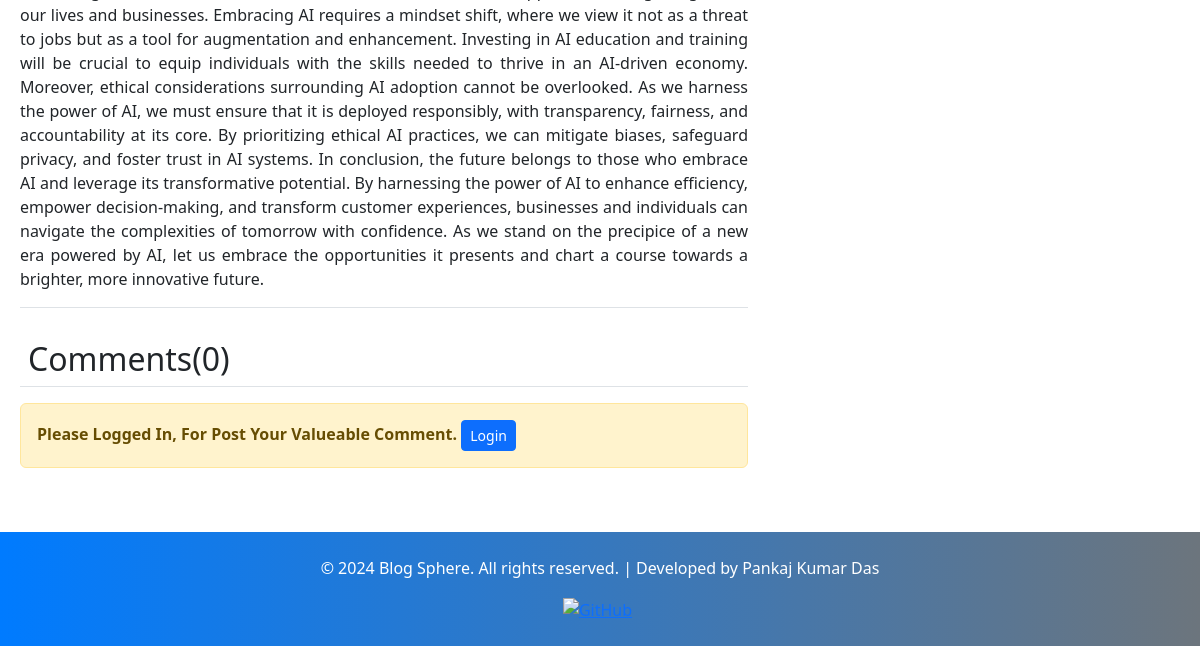
Page /blog/navigating-the-future-embracing-ai-powered-solutions/ (lower part) on the earlier database version.
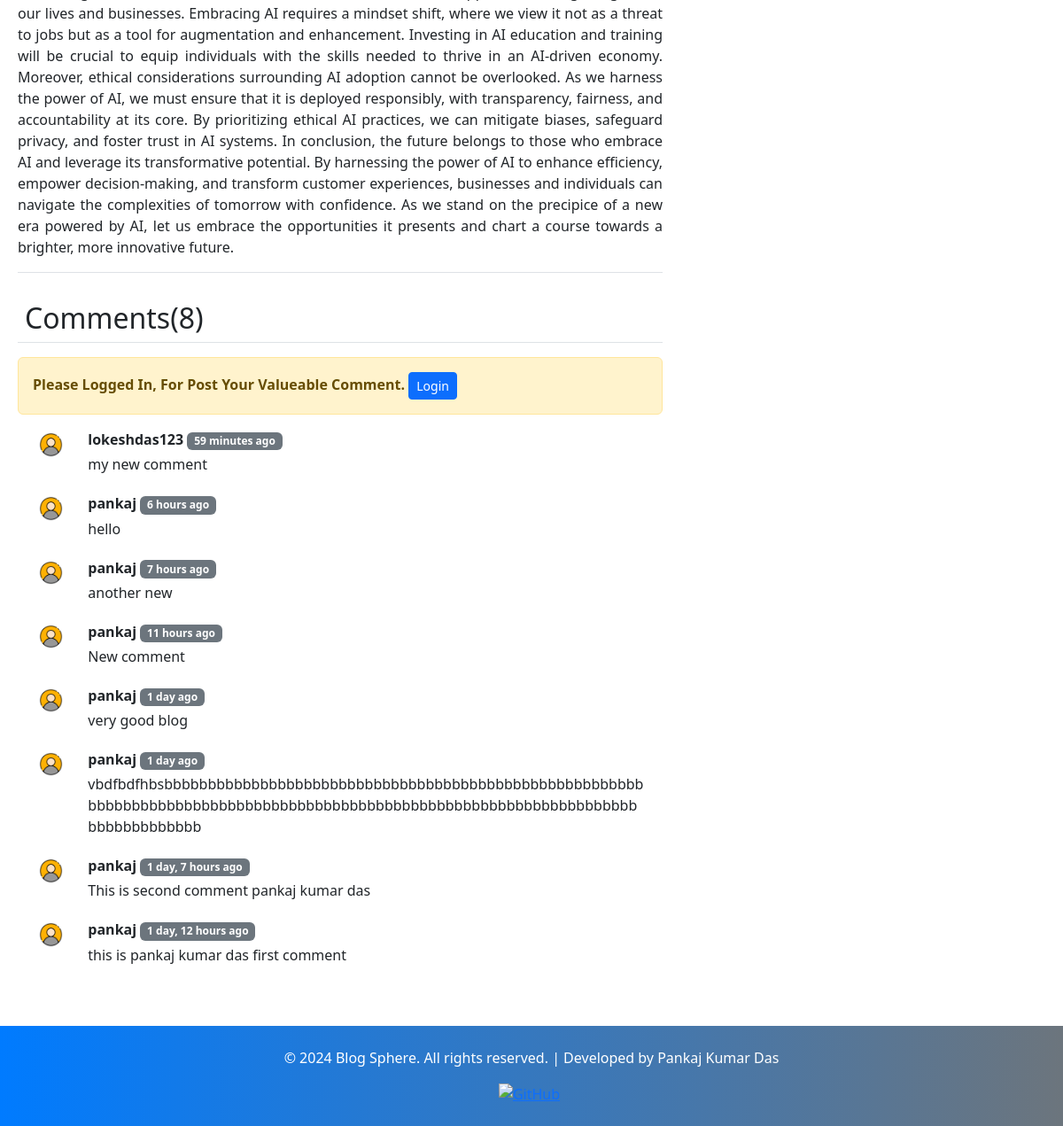
Same page on the later database version.
### blog/models.py (models this page shows, shortened)
class BlogComment(models.Model):
    cno = models.AutoField(primary_key=True)
    comment = models.TextField(max_length=500)
    user = models.ForeignKey(User,
                             on_delete=models.CASCADE)  # If the User is deleted , related comment will also delete
    post = models.ForeignKey(Post, on_delete=models.CASCADE)
    parent = models.ForeignKey('self', on_delete=models.CASCADE, null=True, blank=True)
    timestamp = models.DateTimeField(default=now)

### blog/views.py (the view)
# urls.py: path("<str:slug>/", views.blogPost, name="blogPost"),
def blogPost(request, slug):
    post = Post.objects.filter(slug=slug).first()
    if post is not None:
        comments = BlogComment.objects.filter(post=post).order_by('-timestamp')
        context = {'post': post, 'comments': comments}
        return render(request, "blog/blogpost.html", context)
    else:
        return HttpResponse("404 - Some Error Occurs")

### templates/blog/blogpost.html (shortened to what this page needs)
{% extends 'base.html' %}
{% block body %}
{% load static %}
{% load humanize %}
<div class="container my-2 mx-2" >
    <div class="row g-5">
        <div class="col-md-8">
            <article class="my-4 blog-post border-bottom">
                <p class="blog-post-meta" style="text-align: justify;">{{post.content}}</p>
            </article>
            <div>
                <h2 class="border-bottom p-2">Comments({{comments.count}})</h2>
                {% if user.is_authenticated %}
                    <form action="/blog/commentpost/" method="post">
                        {% csrf_token %}
                        <div class="my-4 ms-3">
                            <input type="text" name="comment" id="comment" placeholder="Your Valueable Comment." required autocomplete="off"> <br>
                            <input type="hidden" name="post_pno" value="{{post.pno}}" >
                            <button type="submit" class="btn btn-primary btn-sm my-2">Comment</button>
                        </div>
                    </form>
                {% else %}
                    <div  class="alert alert-warning alert-dismissible fade show" role="alert" >
                        <strong>Please Logged In, For Post Your Valueable Comment.</strong>
                        <button class="btn btn-primary btn-sm" data-bs-toggle="modal" data-bs-target="#staticBackdrop-login">Login</button>
                    </div>
                {% endif %}
                {% for comment in comments %}
                    <div class="row my-3 mx-2">
                        <div class="col-md-1 ">
                            <img src="{%static 'blog/user.png' %}" class="rounded mx-auto d-block w-100 p-1 " alt="image">
                        </div>
                        <div class="col-md-11">
                            <b>{{comment.user.username}}</b> <span class="badge text-bg-secondary">{{comment.timestamp|naturaltime}}</span>
                            <div class="content my-1">
                                {{comment.comment}}
                            </div>
                        </div>
                    </div>
                {% endfor %}
            </div>
        </div>
        <div class="col-md-4 ">
            <div class="position-sticky my-2" style="top: 2rem;">
                <div class="p-4">
                </div>
            </div>
        </div>
    </div>
</div>
{% endblock %}

Differences in the rows shown:
added BlogComment: user.username "lokeshdas123", timestamp "59 minutes ago", comment "my new comment"
added BlogComment: user.username "pankaj", timestamp "6 hours ago", comment "hello"
added BlogComment: user.username "pankaj", timestamp "7 hours ago", comment "another new"
added BlogComment: user.username "pankaj", timestamp "11 hours ago", comment "New comment"
added BlogComment: user.username "pankaj", timestamp "1 day ago", comment "very good blog"
added BlogComment: user.username "pankaj", timestamp "1 day ago", comment "vbdfbdfhbsbbbbbbbbbbbbbbbbbbbbbbbbbbbbbbbbbbbbbbbbbbbbbbbbbbbbbbbbbbbbbbbbbbbbbbbbbbbbbbbbbbbbbbbbbbbbbbbbbbbbbbbbbbbbbbbbbbbbbbbbbbbbbbbbbbb"
added BlogComment: user.username "pankaj", timestamp "1 day, 7 hours ago", comment "This is second comment pankaj kumar das"
added BlogComment: user.username "pankaj", timestamp "1 day, 12 hours ago", comment "this is pankaj kumar das first comment"
Other differences:
{{ comments.count }}: "0" → "8"
